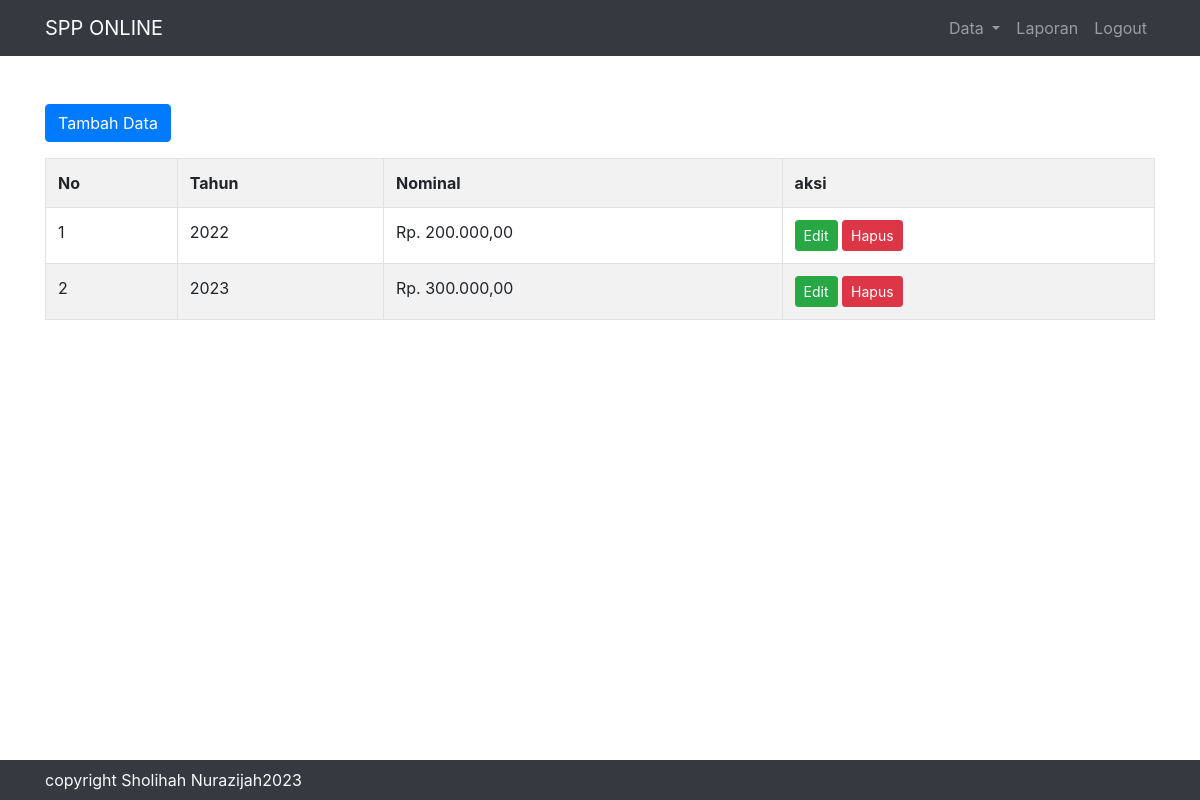
The page /admin.php?page=dataspp (signed in) on the database its author committed.
### tables this page shows
CREATE TABLE `spp` (
  `id_spp` int(11) UNSIGNED NOT NULL,
  `tahun` int(11) NOT NULL,
  `nominal` int(11) NOT NULL
);

### system/fungsi.php (called while the page is built, shortened)
<?php
class Fungsi {
    public function kon(){
        $kon = mysqli_connect('localhost', 'root', '', 'spp');
        return $kon;
    }
    public function dataspp(){
        $sql = "SELECT * FROM spp ORDER BY id_spp DESC";
        $query = mysqli_query($this->kon(), $sql);
        if(mysqli_num_rows($query) > 0){
            while($d = mysqli_fetch_assoc($query)){
                $select[] = $d;
            }
        }
        else {
            $select = null;
        }
        return $select;
    }
}

### user/dataspp.php (the view)
<div class="container mt-5">
    <a href="admin.php?page=tambahspp" class="btn btn-primary mb-3">Tambah Data</a>
    <table class="table table-striped table-bordered">
        <tr>
            <th>No</th>
            <th>Tahun</th>
            <th>Nominal</th>
            <th>aksi</th>
        </tr>
        <?php
        $no = 1;
        foreach($fungsi->dataspp() as $d){ ?>
            <tr>
                <td><?= $no++ ?></td>
                <td><?= $d['tahun']; ?></td>
                <td>Rp. <?= number_format($d['nominal'],2,',','.'); ?></td>
                <td>
                    <a href="admin.php?page=editspp&id_spp=<?=$d['id_spp']  ?>" class="btn btn-success btn-sm">Edit</a>
                    <a href="admin.php?page=deletespp&id_spp=<?=$d['id_spp']  ?>" class="btn btn-danger btn-sm" onclick="return confirm('Apakah anda yakin menghapus data ini?');">Hapus</a>
                </td>
            </tr>
    <?php    }
        ?>
    </table>
</div>

### rows shown on the page
spp: tahun "2022", nominal "200.000,00"
spp: tahun "2023", nominal "300.000,00"
